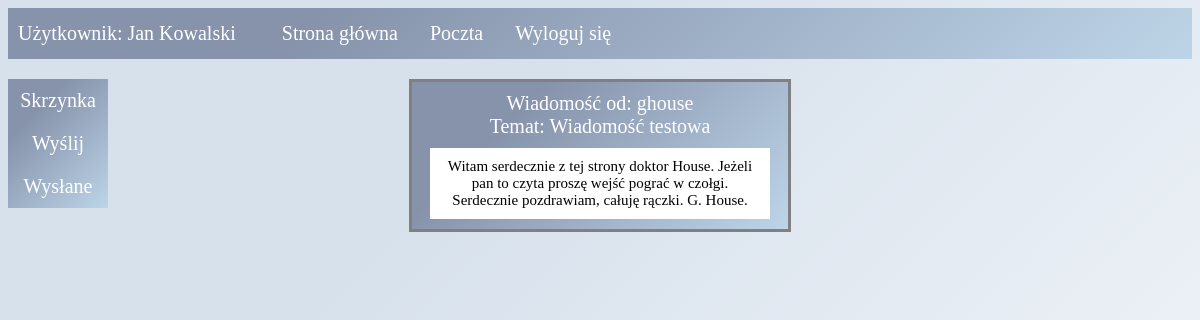
Page /przeczytaj.php?id_wiadomosci=15 (signed in) on the committed database.
### tables this page shows
CREATE TABLE `wiadomosci` (
  `id_wiadomosci` int(11) NOT NULL,
  `temat` varchar(50) NOT NULL,
  `tresc` varchar(1000) NOT NULL,
  `od` varchar(30) NOT NULL,
  `do` varchar(30) NOT NULL,
  `status` int(1) NOT NULL
);

### przeczytaj.php (the view, shortened to what this page needs)
<!DOCTYPE HTML>
<html lang="pl">
<head>
    <link rel="stylesheet" href="style_test.css">
</head>
<body>
<ul id="menu">
     <li id="powitanie"><?php
	echo "Użytkownik: ".$_SESSION['imie']. ' '.$_SESSION['nazwisko'];
?></li>
     <li><a <?php if($_SESSION['typ_prac'] == 'rejestrator'){
			echo 'href="szpital.php"';
		}
		elseif($_SESSION['typ_prac'] == 'lekarz'){
			echo 'href="panel.php"';
		}?>>Strona główna</a></li>
     <li><a href="poczta.php">Poczta</a></li>
     <li><a href="logout.php">Wyloguj się</a></li>
</ul>
 <div class="vertical-menu">
  <a href="poczta.php">Skrzynka</a>
  <a href="wyslij.php">Wyślij</a>
  <a href="wyslane.php">Wysłane</a>
</div>
<?php
    $id_w = $_GET['id_wiadomosci'];
    require_once "connect.php";
    $conn = @new mysqli($host, $db_user, $db_password, $db_name);
    $sql = "SELECT * FROM wiadomosci WHERE id_wiadomosci = '" .$id_w."'";
    $result = mysqli_query($conn, $sql);
    $row = mysqli_fetch_array($result);
    ?>
<div class="logowanie">
    <?php
        echo "Wiadomość od: " .$row['od'];
        echo "<br>";
        echo "Temat: " .$row['temat'];
    ?>
    <div class="wiadomosc_box">
        <?php
        echo $row['tresc'];
    ?>
    </div>
</div>
</body>
</html>

### style_test.css (style rules this page uses)
body { background-color: #ffffff; background-image: linear-gradient(315deg, #ffffff 0%, #d7e1ec 74%); background-size: 100% 100vw; }
.logowanie { justify-content: center; text-align: center; background-color: #bdd4e7; background-image: linear-gradient(315deg, #bdd4e7 0%, #8693ab 74%); margin: auto; width: 30%; border: 3px solid gray; padding: 10px; color: white; font-size: 20px; }
.wiadomosc_box { text-align: center; background-color: white; margin: auto; margin-top: 10px; width: 90%; padding: 10px; color: black; font-size: 15px; }
#menu { list-style-type: none; margin: 0; padding: 0; overflow: hidden; background-color: #bdd4e7; background-image: linear-gradient(315deg, #bdd4e7 0%, #8693ab 74%); margin-bottom: 20px; }
li { float: left }
#powitanie { font-size: 20px; display: block; color: white; text-align: center; margin-left: 10px; margin-right: 30px; margin-top: 14px; text-decoration: none; }
li a { font-size: 20px; display: block; color: white; text-align: center; text-decoration: none; padding: 14px 16px; transition-duration: 0.4s; }
.vertical-menu { width: 100px; float: left; margin-right: 10px; background-color: #bdd4e7; background-image: linear-gradient(315deg, #bdd4e7 0%, #8693ab 74%); }
.vertical-menu a { font-size: 20px; display: block; color: white; text-align: center; text-decoration: none; padding: 10px; transition-duration: 0.4s; }

### rows in the picture
wiadomosci: od "ghouse", temat "Wiadomość testowa", tresc "Witam serdecznie z tej strony doktor House. Jeżeli pan to czyta proszę wejść pograć w czołgi. Serdecznie pozdrawiam, całuję rączki. G. House."

### other values in the picture
$_SESSION['imie'] "Jan"
$_SESSION['nazwisko'] "Kowalski"
